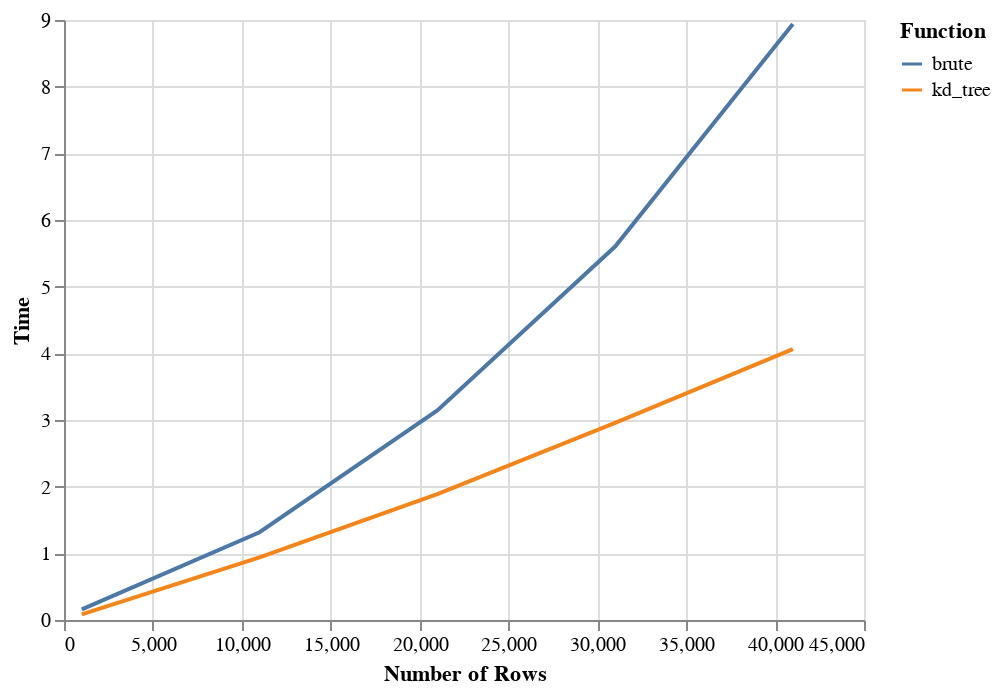

Notebook cell for this chart:
### Code cell
def f(n, algorithm):
    X = iris.data[:, [0, 1]]
    y = iris.target
    idx = np.random.choice(len(iris.target), n, replace=True)
    X = X[idx]
    y = y[idx]
    clf = neighbors.KNeighborsClassifier(k, algorithm=algorithm)
    clf.fit(X, y)
    clf.predict(X)

algorithms = (
    "brute",
    "kd_tree"
)

lengths = list(range(1000, 50000, 10000))

df = pd.DataFrame({**{
    a: [timeit(lambda: f(n, a), number=10) for n in lengths]
    for a in algorithms
}, "n": lengths})

df = df.reset_index().melt(id_vars="n", value_vars=algorithms)
df = df.rename(columns={"variable": "Function", "value": "Time", "n": "Number of Rows"})

alt.Chart(df).mark_line().encode(
    x="Number of Rows",
    y="Time",
    color="Function"
)

### Figure 1 — Vega-Lite specification as saved in the notebook (floating-point values rounded to 4 significant figures)
{"config": {"view": {"continuousWidth": 400, "continuousHeight": 300}}, "data": {"name": "data-2d5c94f43a12d77c071e08716796d429"}, "mark": "line", "encoding": {"color": {"field": "Function", "type": "nominal"}, "x": {"field": "Number of Rows", "type": "quantitative"}, "y": {"field": "Time", "type": "quantitative"}}, "$schema": "https://vega.github.io/schema/vega-lite/v4.17.0.json", "datasets": {"data-2d5c94f43a12d77c071e08716796d429": [{"Number of Rows": 1000, "Function": "brute", "Time": 0.1601}, {"Number of Rows": 11000, "Function": "brute", "Time": 1.316}, {"Number of Rows": 21000, "Function": "brute", "Time": 3.142}, {"Number of Rows": 31000, "Function": "brute", "Time": 5.602}, {"Number of Rows": 41000, "Function": "brute", "Time": 8.94}, {"Number of Rows": 1000, "Function": "kd_tree", "Time": 0.08299}, {"Number of Rows": 11000, "Function": "kd_tree", "Time": 0.9378}, {"Number of Rows": 21000, "Function": "kd_tree", "Time": 1.889}, {"Number of Rows": 31000, "Function": "kd_tree", "Time": 2.956}, {"Number of Rows": 41000, "Function": "kd_tree", "Time": 4.062}]}}
